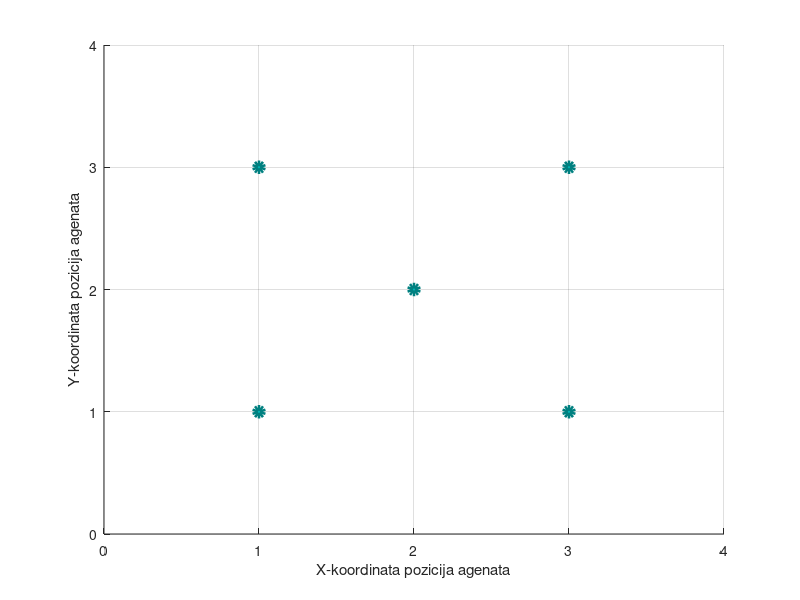

The MATLAB script that drew this image:
n=5;
%adjacency matrix
A_0 = zeros(n,n);

wanted = 0;
wanted = [0.1564 0.9877];

pr = 1;

%incijalizacija pozicija
speed=zeros(3,n);

r_0=1;
X_0 = zeros(1,n);
Y_0 = zeros(1,n);
Z_0 = zeros(1,n);

pos_0=zeros(3,n);

%set_param('model1/Brzina', 'Data', mat2str(speed));
%set_param('model1/Integrator_brzine', 'InitialCondition', mat2str([Xo; Yo; Zo]));

%stvaranje matrice pozicije
    pos_0=[1, 3, 3, 1, 2;
           3, 3, 1, 1, 2;
           0, 0, 0, 0, 0]
       
%napraviti A iz pocetnih pozicija
    for i = 1:n
        for j = 1:n
        %odredivanje udaljenosti izmedju musula - prvo x, y, pa z
        distance_0 = sqrt((pos_0(1,i)-pos_0(1,j))^2 + (pos_0(2,i)-pos_0(2,j))^2+(pos_0(3,i)-pos_0(3,j))^2);
        
        %provjera mogu li komunicirati
        if distance_0 < r_0
            
                %element ne komunicira sam sa sobom
                if i == j
                    A_0(i,j) = 0;
                else
                    A_0(i,j) = 1;
                end
                        
        else
                A_0(i,j) = 0;
        
        end
        end
    end
    
%initialization of trust values
zeta_0 = zeros(n,n);
for i = 1 : n
    for j = 1 : n
        if i == j
            zeta_0(i,j) = 1;        %initial trust regarding themselves
        elseif A_0(i,j) == 1
            zeta_0(i,j) = 0.1;      %initial trust regarding their neighbours
        end
    end
end

%adaptation gain
K = 0.02;   

%initialization of confidence value and delta value
sigma_0 = zeros(n,n);
c = zeros(n,n);

if (n==5) 
    sigma_0 = [ 0    0.7   0.4    0.6    0.5       
                1     0    1    0.8    1
                0.8    0.5   0   1.4   1
                0.9     0.2    1    0    0.4 
                0.3    0.4   1    0.2    0];
            
    c = [ 0   0.2   0.7   0.8   0.9 ; 
         0.8   0   0.4  0.3   1 ;
          0.7   0.2   0  0.6  1 ;
          0.9    0.7   0.4  0   0.4 ;
          0.1   0.2  0.4  0.3   0 ];
else
  for i=1:n 
    delta = roundn(rand(),-1);
    for j=1:n
        if A(j,i) == 1
            sigma_0(j,i) = roundn(rand(),-1);    
            c(j,i) = delta;
        end
    end
  end   
end


%adaptation ON/OFF
adapt = 1;

%check a spanning tree
deg = diag(sum(A_0,2));
L = deg - A_0;
row_sum = sum (L,2);

%V - full matrix whose columns are the corresponding eigenvectors
%D - diagonal matrix D of eigenvalues
[V, D] = eig(L);
D = diag(D);
D = floor(D);

number = size((find(D == 0)),1);     %number of eigenvalues = 0
if (number == 1)
    pr = round(L * V(:,find(D==0)));
end

%%PLOTANJE POZICIJA AGENATA
scatter(pos_0(1,:), pos_0(2,:), 'filled', 'MarkerEdgeColor',[0 .5 .5],...
              'MarkerFaceColor',[0 .7 .7],...
              'LineWidth',4)
xlim([0 4])
ylim([0 4])
ylabel('Y-koordinata pozicija agenata')
xlabel('X-koordinata pozicija agenata')
grid on


